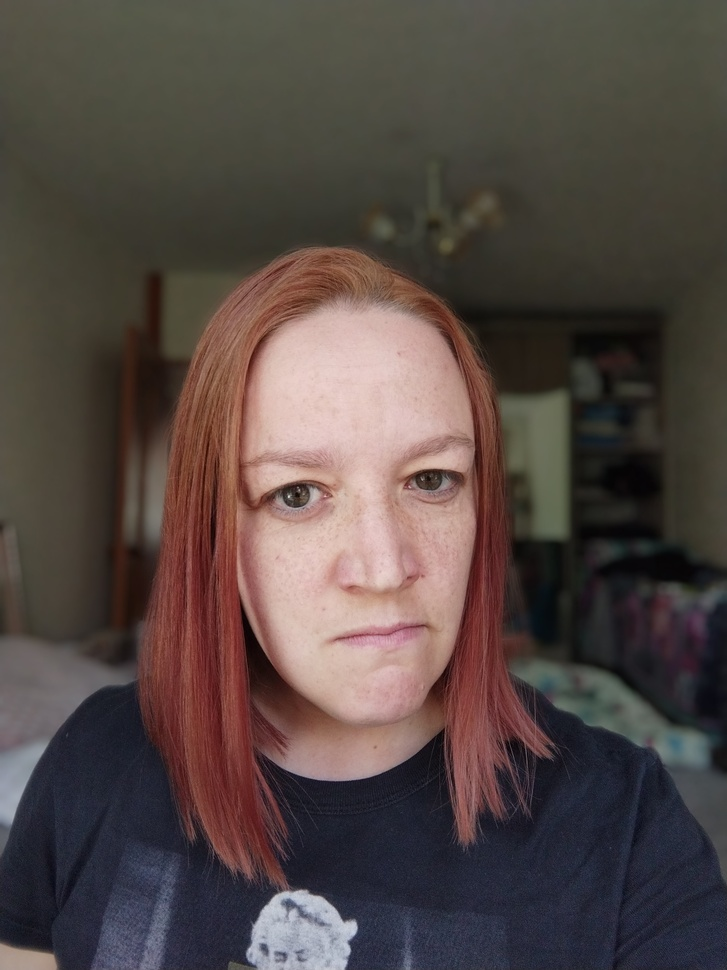
#> input picture dataset/Anger/Anger1.jpg, 727 x 970 px, shrunk from 2448 x 3264 before the run
$ python -i emotion_detector.py   (imports and definitions only)
#> lines starting #> are read from the running program, lines starting #| are printed output that depends on the picture; after the words box and inside, x2 and y2 are one past the last pixel; in counts of white or black regions, pixels touching at a corner belong together
#> further down, picture is the input picture: shape (970, 727, 3); mean B, G, R 68, 71.9, 83.7
import cv2
import numpy as np
from datetime import datetime
import os

class EmotionDetector:
    def __init__(self):


        self.face_cascade = cv2.CascadeClassifier(cv2.data.haarcascades + 'haarcascade_frontalface_default.xml')
        self.eye_cascade = cv2.CascadeClassifier(cv2.data.haarcascades + 'haarcascade_eye.xml')
        self.smile_cascade = cv2.CascadeClassifier(cv2.data.haarcascades + 'haarcascade_smile.xml')

        self.output_dir = 'emotion_captures'
        if not os.path.exists(self.output_dir):
            os.makedirs(self.output_dir)

        self.frame_count = 0

    def analyze_facial_features(self, face_roi_gray):
        brightness = np.mean(face_roi_gray)
        contrast = np.std(face_roi_gray)
        return brightness, contrast

    def detect_emotion(self, face_roi_gray, eyes, smiles, brightness, contrast):
        # Khởi tạo tất cả các cảm xúc với giá trị 0
        emotion_scores = {
            'vui': 0,
            'buon': 0,
            'ngac_nhien': 0,
            'tuc_gian': 0,
            'binh_thuong': 0
        }

        if len(eyes) >= 2:
            emotion_scores['vui'] += 1
        elif len(eyes) == 0:
            emotion_scores['buon'] += 1
        if len(smiles) > 0:
            emotion_scores['vui'] += 2
        if brightness < 100:
            emotion_scores['buon'] += 1
        if contrast > 50:
            emotion_scores['ngac_nhien'] += 1
        # Thêm cảm xúc 'tuc_gian' nếu có dấu hiệu tức giận
        if brightness > 200 and contrast < 20:
            emotion_scores['tuc_gian'] += 1
        else:
            emotion_scores['binh_thuong'] += 1
             # Xác định cảm xúc chiếm ưu thế

        dominant_emotion = max(emotion_scores.items(), key=lambda x: x[1])[0]
        return dominant_emotion, emotion_scores

    def get_emotion_color(self, emotion):
        color_map = {
            'Vui vẻ': (0, 255, 0),  # Xanh lá
            'Buồn': (255, 0, 0),    # Xanh dương
            'Bình thường': (0, 255, 255),  # Vàng
            'Ngạc nhiên': (255, 0, 255),  # Hồng
            'Mệt mỏi': (0, 0, 255),  # Đỏ
            'Khác': (200, 200, 200)  # Màu xám cho cảm xúc không xác định
        }
        return color_map.get(emotion, (200, 200, 200))

    def save_emotion_capture(self, frame, emotion):
        timestamp = datetime.now().strftime("%Y%m%d_%H%M%S")
        filename = f"{self.output_dir}/emotion_{emotion}_{timestamp}.jpg"
        cv2.imwrite(filename, frame)
        print(f"Saved image: {filename}")

    def process_frame(self, frame):
        gray = cv2.cvtColor(frame, cv2.COLOR_BGR2GRAY)
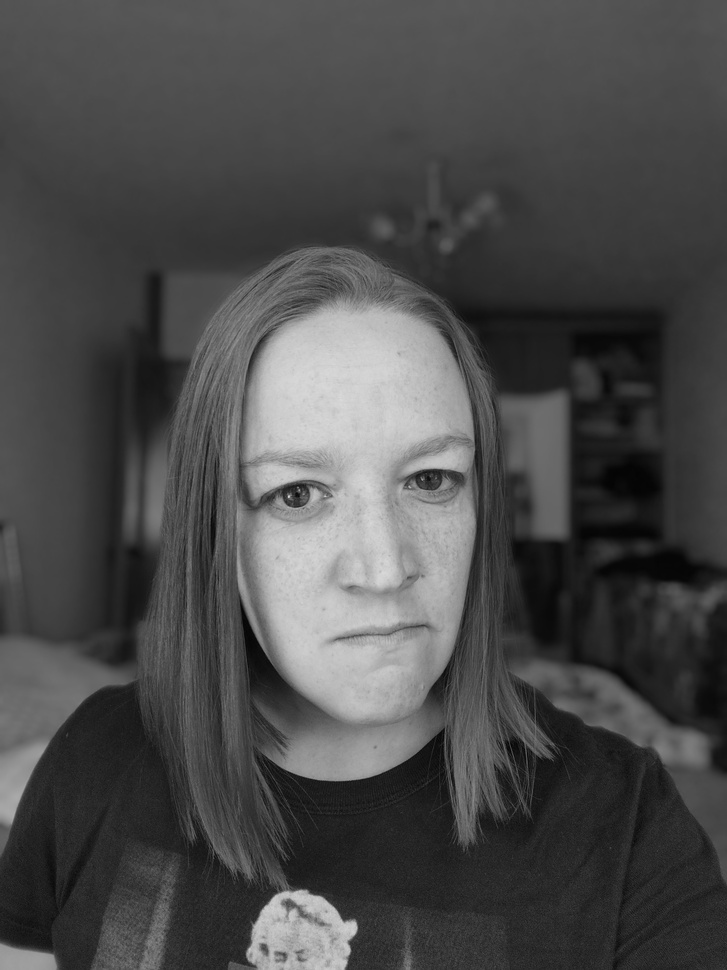
#> gray: shape (970, 727); min 4, max 219, mean 75
        faces = self.face_cascade.detectMultiScale(gray, 1.3, 5)
#> faces = [[192, 350, 354, 354]]

        for (x, y, w, h) in faces:
            face_roi_gray = gray[y:y+h, x:x+w]
            eyes = self.eye_cascade.detectMultiScale(face_roi_gray)
            smiles = self.smile_cascade.detectMultiScale(face_roi_gray, 1.7, 20)

            brightness, contrast = self.analyze_facial_features(face_roi_gray)
            emotion, scores = self.detect_emotion(face_roi_gray, eyes, smiles, brightness, contrast)

            color = self.get_emotion_color(emotion)
            cv2.rectangle(frame, (x, y), (x+w, y+h), color, 2)

            font = cv2.FONT_HERSHEY_SIMPLEX
            cv2.putText(frame, f"Emotion: {emotion}", (x, y-10), font, 0.9, color, 2)

            y_offset = y + h + 20
            for emotion_name, score in scores.items():
                text = f"{emotion_name}: {score}"
                cv2.putText(frame, text, (x, y_offset), font, 0.6, self.get_emotion_color(emotion_name), 2)
                y_offset += 20

            self.frame_count += 1
            if self.frame_count % 30 == 0 and scores[emotion] >= 2:
                self.save_emotion_capture(frame, emotion)
#> this loop made 1 pass
#> (x, y, w, h, eyes, smiles, brightness, contrast) on pass 1: (192, 350, 354, 354, [[195, 97, 73, 73], [63, 110, 75, 75]], [[133, 210, 104, 52], [88, 235, 177, 88]], 129.9, 60.79)
#> pass 1, in process_frame, `face_roi_gray = gray[y:y+h, x:x+w]`:
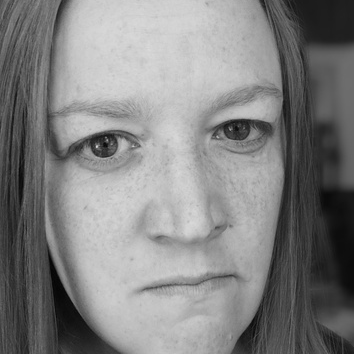
#> face_roi_gray: shape (354, 354); min 4, max 219, mean 129.9
#> after the loop:
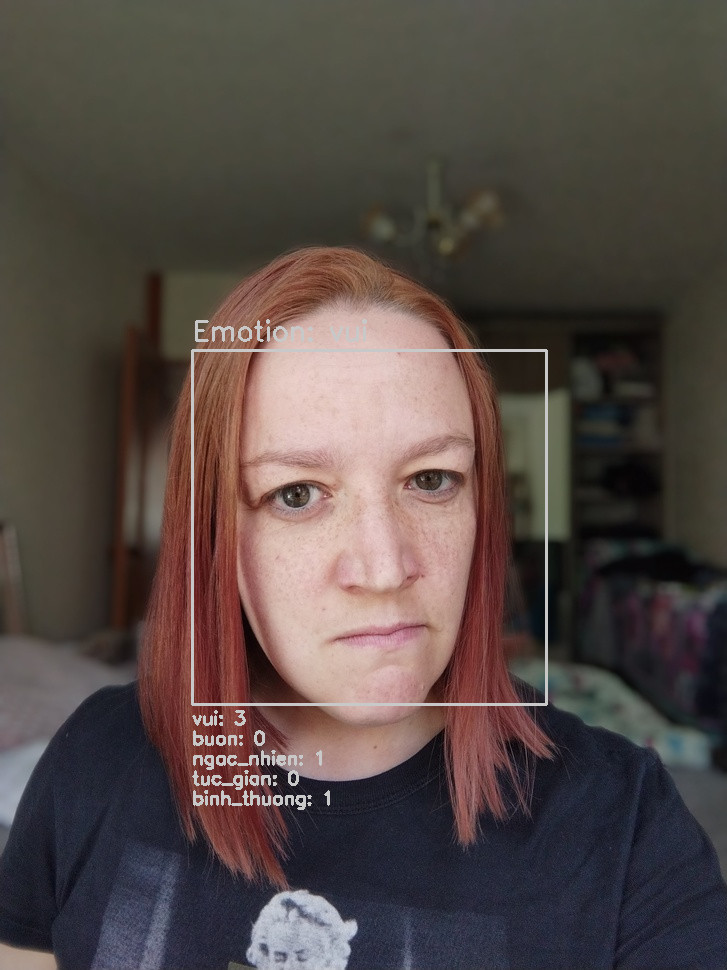
#> frame: shape (970, 727, 3); 1.19% of pixels changed, all inside (x1, y1, x2, y2) = (191, 319, 548, 810)
#> after the loop, self.frame_count = 1

        return frame

    def gen_frames(self, camera):
        while True:
            success, frame = camera.read()
            if not success:
                break
            else:
                # processed_frame = detector.process_frame(frame)
                processed_frame = frame

            ret, buffer = cv2.imencode('.jpg', processed_frame)
            frame = buffer.tobytes()

            yield (b'--frame\r\n'
                   b'Content-Type: image/jpeg\r\n\r\n' + frame + b'\r\n')

>>> import cv2
>>> picture = cv2.imread('../../dataset/Anger/Anger1.jpg')
>>> result = EmotionDetector().process_frame(picture)

$ run again, on dataset/Anger/Anger2.jpg
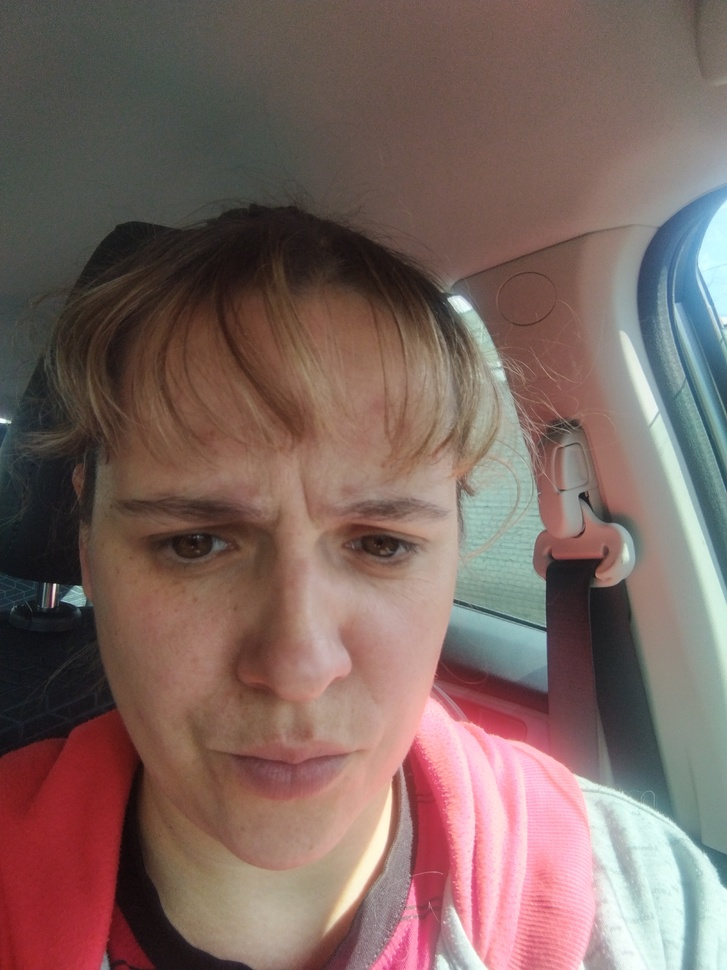
#> input picture dataset/Anger/Anger2.jpg, 727 x 970 px, shrunk from 2448 x 3264 before the run
#> picture is the input picture: shape (970, 727, 3); mean B, G, R 96.3, 101.8, 124.2
#> faces = [[59, 362, 470, 470]]
#> the loop in process_frame, `for (x, y, w, h) in faces:` made 1 pass
#> (x, y, w, h, brightness, contrast, dominant_emotion in detect_emotion, emotion) on pass 1: (59, 362, 470, 470, 115.5, 46.01, 'vui', 'vui')
#> pass 1, in process_frame, `face_roi_gray = gray[y:y+h, x:x+w]`:
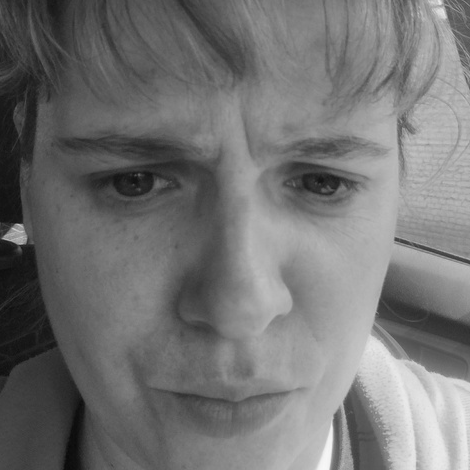
#> face_roi_gray: shape (470, 470); min 8, max 248, mean 115.5
#> after the loop in process_frame, `for (x, y, w, h) in faces:`:
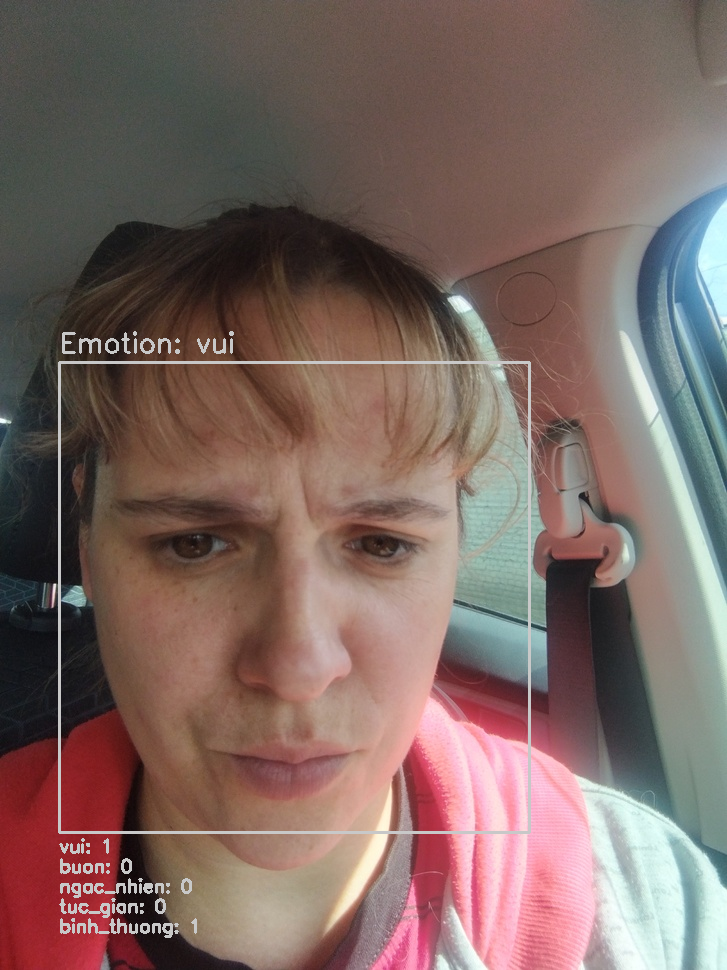
#> frame: shape (970, 727, 3); 1.39% of pixels changed, all inside (x1, y1, x2, y2) = (58, 331, 531, 938)
#> after the loop in process_frame, `for (x, y, w, h) in faces:`: self.frame_count = 1

$ run again, on dataset/Anger/Anger3.jpg
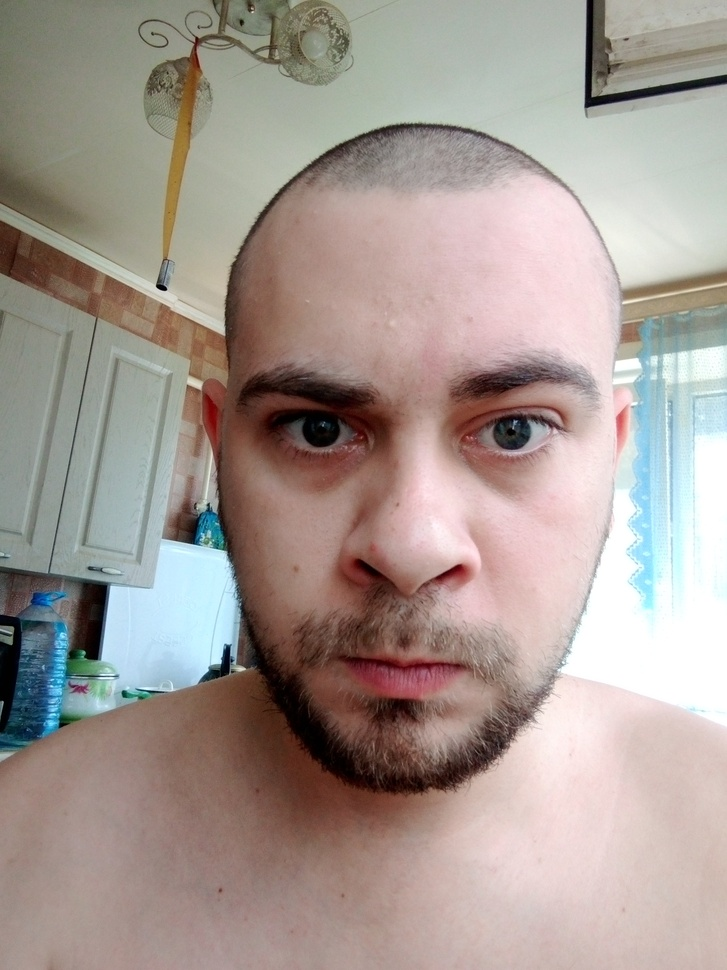
#> input picture dataset/Anger/Anger3.jpg, 727 x 970 px, shrunk from 2448 x 3264 before the run
#> picture is the input picture: shape (970, 727, 3); mean B, G, R 147.5, 154, 166.1
#> faces = [[160, 238, 501, 501]]
#> the loop in process_frame, `for (x, y, w, h) in faces:` made 1 pass
#> (x, y, w, h, brightness, contrast, dominant_emotion in detect_emotion, emotion) on pass 1: (160, 238, 501, 501, 153.1, 65.09, 'vui', 'vui')
#> pass 1, in process_frame, `face_roi_gray = gray[y:y+h, x:x+w]`:
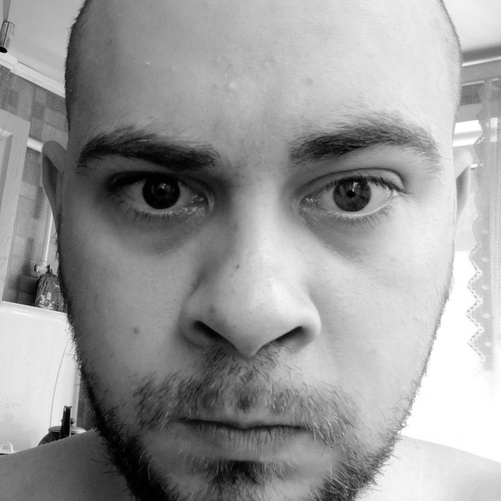
#> face_roi_gray: shape (501, 501); min 0, max 255, mean 153.1
#> after the loop in process_frame, `for (x, y, w, h) in faces:`:
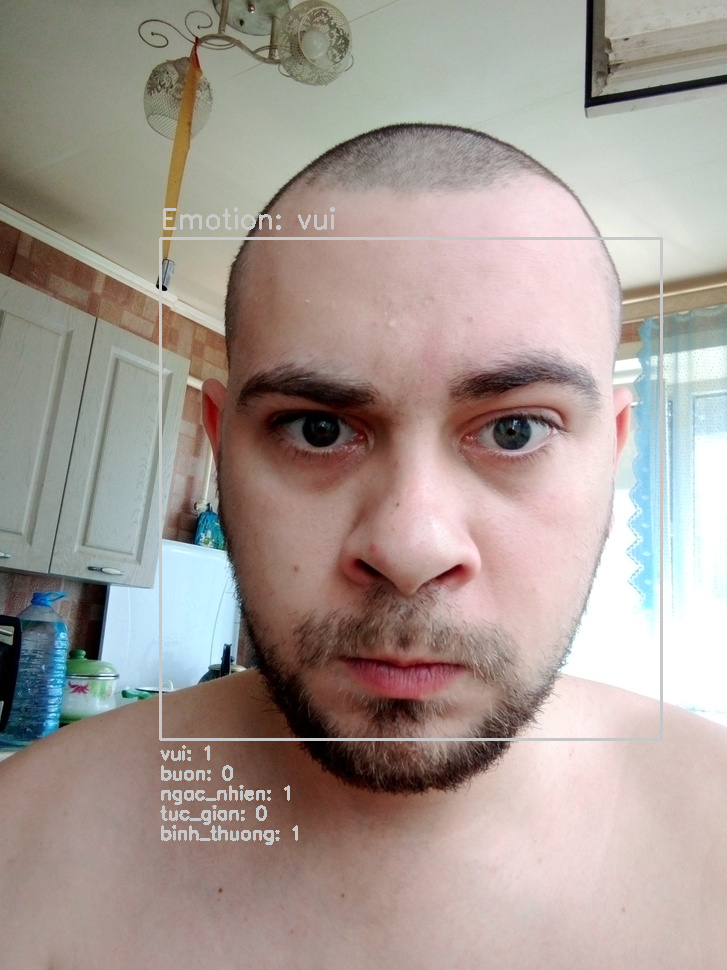
#> frame: shape (970, 727, 3); 1.44% of pixels changed, all inside (x1, y1, x2, y2) = (159, 207, 663, 845)
#> after the loop in process_frame, `for (x, y, w, h) in faces:`: self.frame_count = 1

$ run again, on dataset/Anger/Anger4.jpg
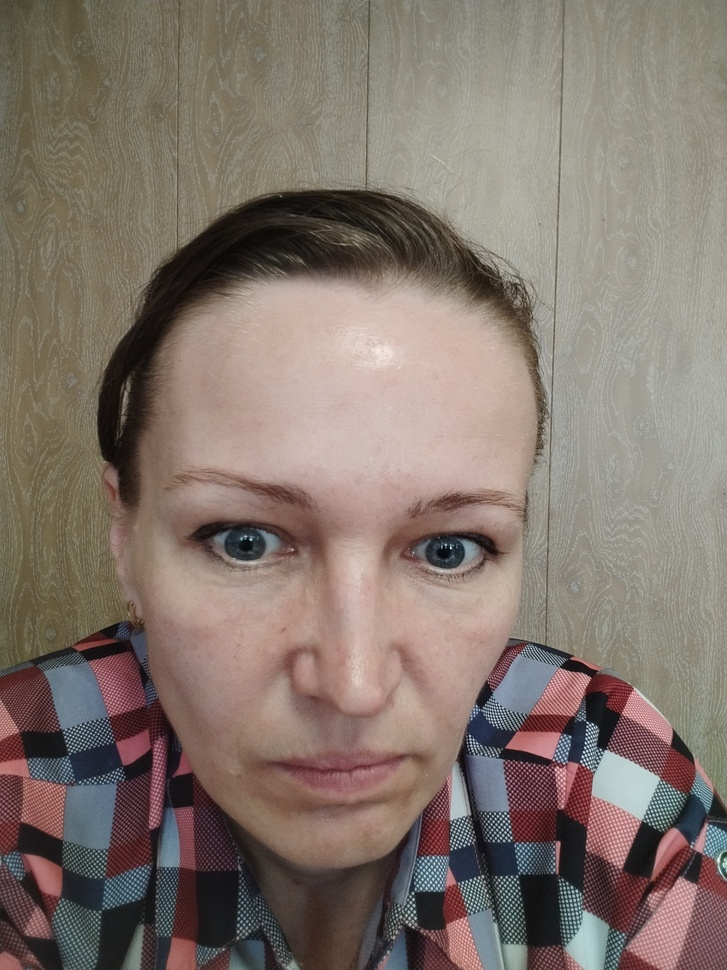
#> input picture dataset/Anger/Anger4.jpg, 727 x 970 px, shrunk from 1944 x 2592 before the run
#> picture is the input picture: shape (970, 727, 3); mean B, G, R 108.4, 117.5, 130.5
#> faces = [[91, 342, 511, 511]]
#> the loop in process_frame, `for (x, y, w, h) in faces:` made 1 pass
#> (x, y, w, h, eyes, smiles, brightness, contrast) on pass 1: (91, 342, 511, 511, [[96, 146, 106, 106], [307, 158, 102, 102]], [[158, 401, 177, 88]], 128.2, 47.79)
#> pass 1, in process_frame, `face_roi_gray = gray[y:y+h, x:x+w]`:
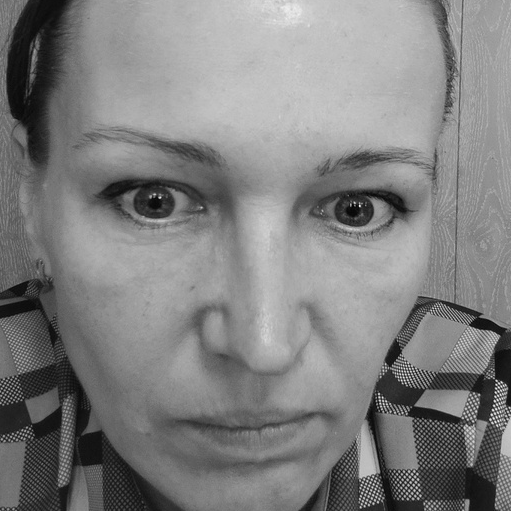
#> face_roi_gray: shape (511, 511); min 2, max 245, mean 128.2
#> after the loop in process_frame, `for (x, y, w, h) in faces:`:
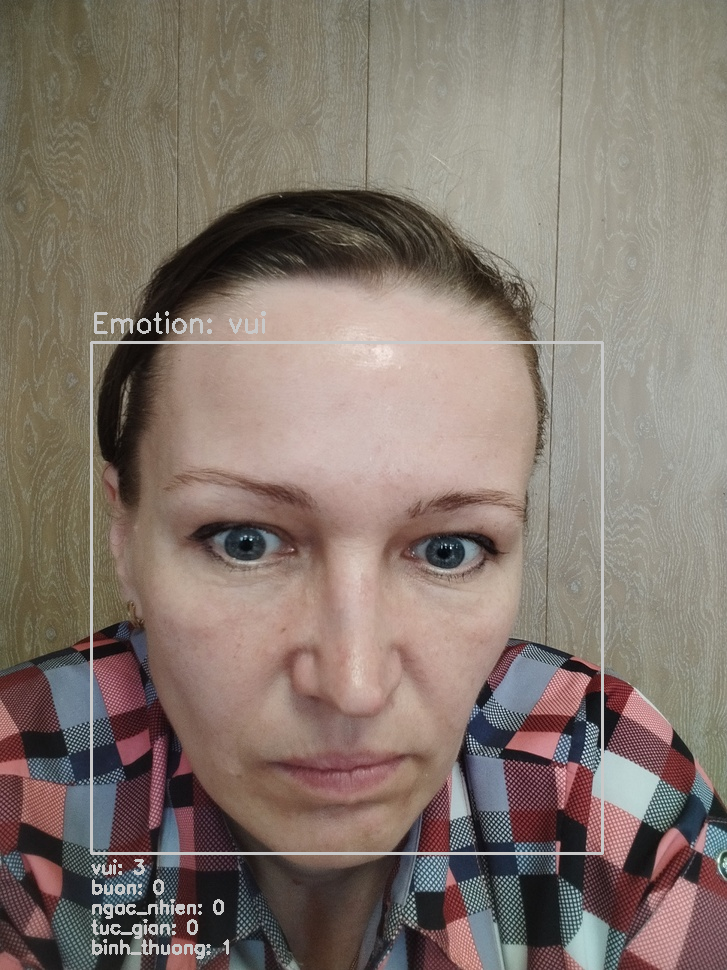
#> frame: shape (970, 727, 3); 1.47% of pixels changed, all inside (x1, y1, x2, y2) = (90, 311, 604, 959)
#> after the loop in process_frame, `for (x, y, w, h) in faces:`: self.frame_count = 1
